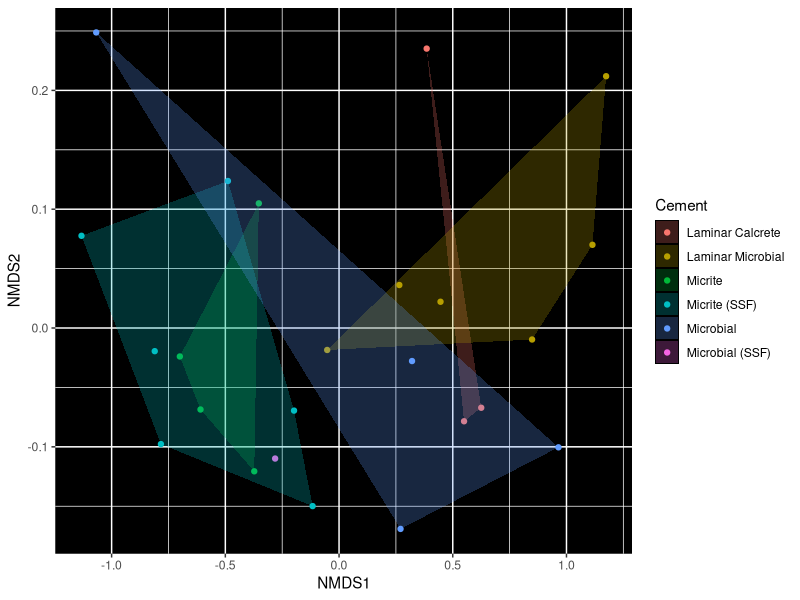

Generate this figure with R:
## ---- chunk 1
knitr::opts_chunk$set(echo = TRUE)
library(tidyverse)
library(readxl)
library(vegan)
## ---- chunk 2
all_data <- read_excel("ree_data_r.xlsx", 1)
cement_data <- read_excel("ree_data_r.xlsx", 2)
## ---- chunk 3
attach(all_data)
normalize <- all_data %>%
  left_join(cement_data, by = c("Sample" = "Sample")) %>% #attach cement to each observation
  filter(Cement != "Manganese") %>% #removes manganese samples
  mutate(Y_normal = Y_ppm/27.31, La_normal = La_ppm/44.56, Ce_normal = Ce_ppm/88.25, Pr_normal = Pr_ppm/10.15, Nd_normal = Nd_ppm/37.32, Sm_normal = Sm_ppm/6.884, Eu_normal = Eu_ppm/1.215, Gd_normal = Gd_ppm/6.043, Dy_normal = Dy_ppm/5.325, Ho_normal = Ho_ppm/1.052, Er_normal = Er_ppm/3.075, Tm_normal = Tm_ppm/0.4510, Yb_normal = Yb_ppm/3.012, Lu_normal = Lu_ppm/0.4386) %>% #normalize values using PAAS data from Pourmand et al. 2012
    select("Sample", "Cement", "La_normal", "Ce_normal", "Pr_normal", "Nd_normal", "Sm_normal", "Eu_normal",  "Gd_normal","Dy_normal", "Y_normal", "Ho_normal", "Er_normal", "Tm_normal", "Yb_normal")#filter out non normalized values and Lu
## ---- chunk 4
ree_matrix <- as.matrix(normalize[,3:ncol(normalize)])
set.seed(123)
nmds = metaMDS(ree_matrix, distance = "bray")
nmds
## ---- chunk 5
data_scores = as.data.frame(scores(nmds)$sites)
data_scores$Sample = normalize$Sample
data_scores$Cement = normalize$Cement

hull <- data_scores %>%
  group_by(Cement) %>%
  slice(chull(NMDS1, NMDS2))
## ---- chunk 6
nmds_plot <- ggplot(data_scores, aes(x = NMDS1, y = NMDS2)) +
  geom_point(aes(color = Cement)) +
  geom_polygon(data = hull, alpha = .25, aes(fill = Cement)) +
  theme(
    panel.background = element_rect(fill = "black"),
    legend.key = element_rect(fill = "black")
  )
nmds_plot
